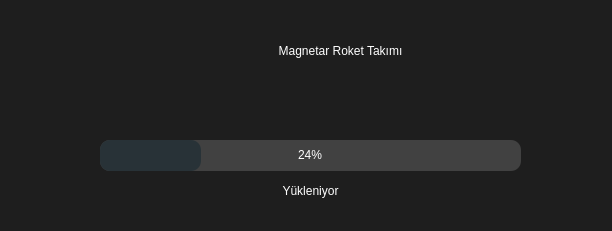
<?xml version="1.0" encoding="UTF-8"?>
<ui version="4.0">
 <class>Dialog</class>
 <widget class="QDialog" name="Dialog">
  <property name="geometry">
   <rect>
    <x>0</x>
    <y>0</y>
    <width>612</width>
    <height>231</height>
   </rect>
  </property>
  <property name="windowTitle">
   <string>Dialog</string>
  </property>
  <widget class="QLabel" name="label">
   <property name="geometry">
    <rect>
     <x>10</x>
     <y>20</y>
     <width>661</width>
     <height>61</height>
    </rect>
   </property>
   <property name="styleSheet">
    <string notr="true">color:rgb(255, 255, 255);
font: 20pt &quot;SWRomnt&quot;;
</string>
   </property>
   <property name="text">
    <string>Magnetar Roket Takımı</string>
   </property>
   <property name="alignment">
    <set>Qt::AlignCenter</set>
   </property>
  </widget>
  <widget class="QProgressBar" name="yukleme_bar">
   <property name="geometry">
    <rect>
     <x>100</x>
     <y>140</y>
     <width>421</width>
     <height>31</height>
    </rect>
   </property>
   <property name="styleSheet">
    <string notr="true">QProgressBar{
	font: 12pt &quot;MS Shell Dlg 2&quot;;
	border-radius:10px;
	background-color: rgb(65, 65, 65);
	color: rgb(255, 255, 255);

}
QProgressBar::chunk{
	border-radius:10px;
	
	background-color: rgb(40, 50, 55);
}</string>
   </property>
   <property name="value">
    <number>24</number>
   </property>
   <property name="alignment">
    <set>Qt::AlignCenter</set>
   </property>
   <property name="textVisible">
    <bool>true</bool>
   </property>
   <property name="orientation">
    <enum>Qt::Horizontal</enum>
   </property>
   <property name="textDirection">
    <enum>QProgressBar::TopToBottom</enum>
   </property>
  </widget>
  <widget class="QLabel" name="label_2">
   <property name="geometry">
    <rect>
     <x>-10</x>
     <y>-10</y>
     <width>711</width>
     <height>321</height>
    </rect>
   </property>
   <property name="styleSheet">
    <string notr="true">background-color: rgb(30, 30, 30);</string>
   </property>
   <property name="text">
    <string/>
   </property>
  </widget>
  <widget class="QLabel" name="label_3">
   <property name="geometry">
    <rect>
     <x>40</x>
     <y>20</y>
     <width>91</width>
     <height>71</height>
    </rect>
   </property>
   <property name="sizePolicy">
    <sizepolicy hsizetype="Maximum" vsizetype="Preferred">
     <horstretch>0</horstretch>
     <verstretch>0</verstretch>
    </sizepolicy>
   </property>
   <property name="styleSheet">
    <string notr="true">border-image: url(:/lgo_png/magnetar-logo_png.png);</string>
   </property>
   <property name="text">
    <string/>
   </property>
   <property name="scaledContents">
    <bool>false</bool>
   </property>
   <property name="textInteractionFlags">
    <set>Qt::NoTextInteraction</set>
   </property>
  </widget>
  <widget class="QLabel" name="label_4">
   <property name="geometry">
    <rect>
     <x>-20</x>
     <y>160</y>
     <width>661</width>
     <height>61</height>
    </rect>
   </property>
   <property name="styleSheet">
    <string notr="true">color:rgb(255, 255, 255);
font: 12pt &quot;SWRomnt&quot;;
</string>
   </property>
   <property name="text">
    <string>Yükleniyor</string>
   </property>
   <property name="alignment">
    <set>Qt::AlignCenter</set>
   </property>
  </widget>
  <zorder>label_2</zorder>
  <zorder>label</zorder>
  <zorder>yukleme_bar</zorder>
  <zorder>label_3</zorder>
  <zorder>label_4</zorder>
 </widget>
 <resources>
  <include location="logo_magnetar.qrc"/>
  <include location="logo_png.qrc"/>
 </resources>
 <connections/>
</ui>
